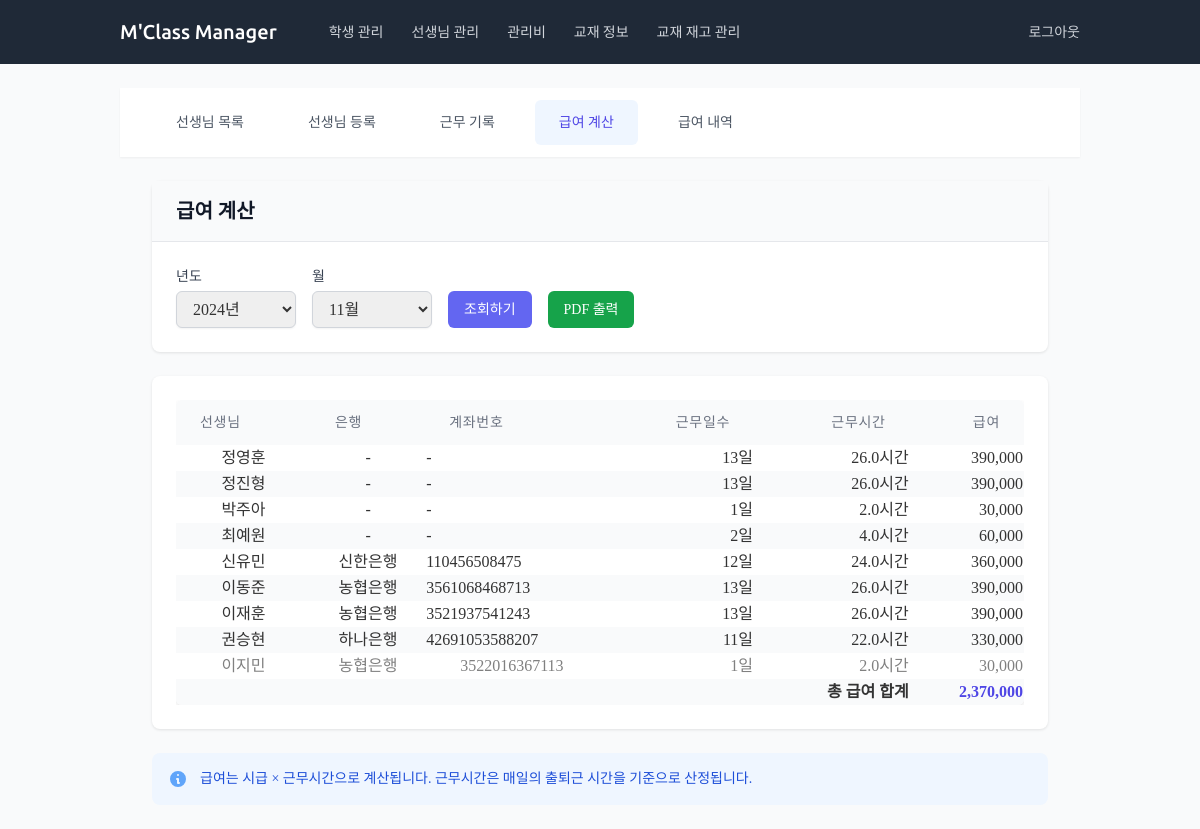
/teachers/salary/calculate/ (signed in), run on an earlier commit of the app's database.
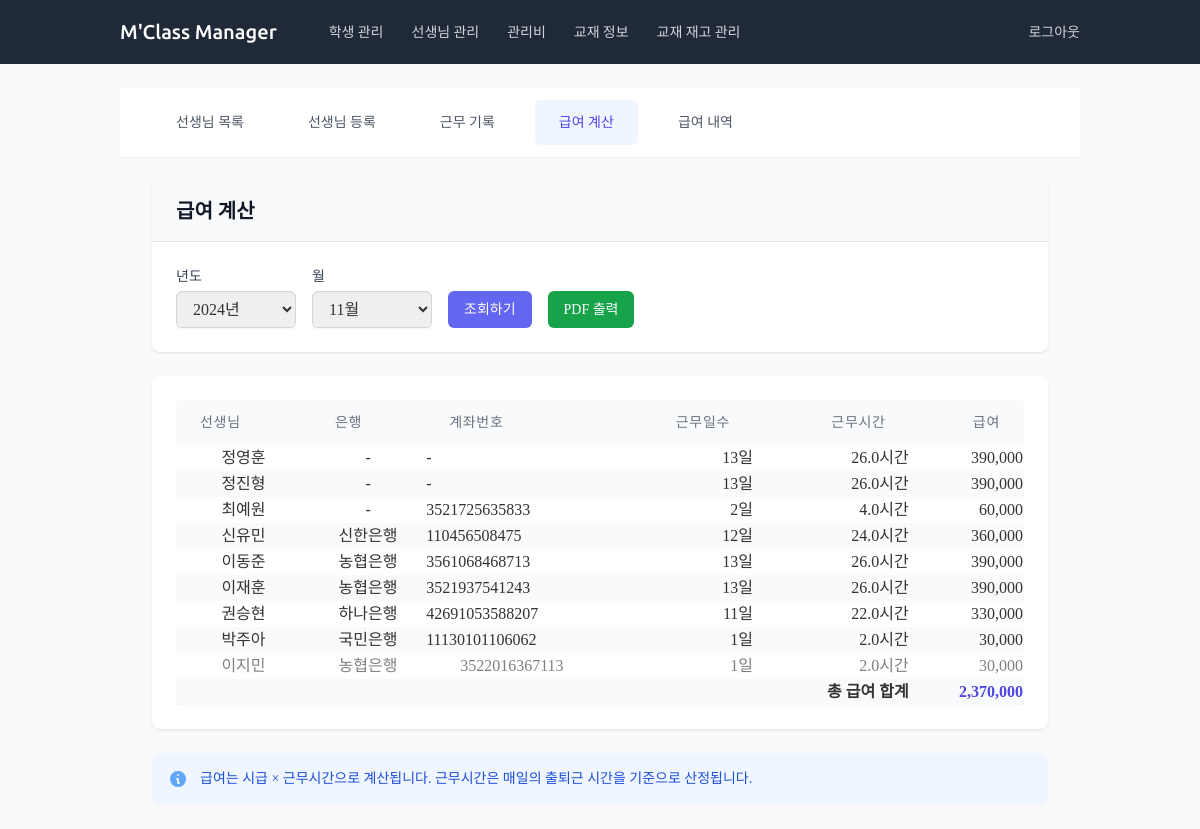
And on a later commit of the database.
### teachers/models.py (models this page shows, shortened)
class Teacher(models.Model):
    GENDER_CHOICES = [
        ('M', '남'),
        ('F', '여'),
    ]
    name = models.CharField(max_length=100, verbose_name='이름')
    phone_number = models.CharField(
        max_length=11,
        validators=[validate_phone_number],
        blank=True,
        null=True,
        verbose_name='전화번호'
    )
    email = models.EmailField(blank=True, null=True, verbose_name='이메일')
    gender = models.CharField(max_length=1, choices=GENDER_CHOICES, blank=True, null=True, verbose_name='성별')
    hire_date = models.DateField(blank=True, null=True, verbose_name='입사일')
    resignation_date = models.DateField(null=True, blank=True, verbose_name='퇴사일')
    bank = models.ForeignKey('common.Bank', on_delete=models.SET_NULL, blank=True, null=True, verbose_name='거래은행')
    account_number = models.CharField(max_length=20, blank=True, null=True, verbose_name='급여계좌')
    base_salary = models.IntegerField(blank=True, null=True, verbose_name='급여기준', default=15000)
    additional_salary = models.IntegerField(blank=True, null=True, verbose_name='추가급여', default=0)
    other_info = models.TextField(blank=True, null=True, verbose_name='기타')
    is_active = models.BooleanField(default=True, verbose_name="재직 중")
    extra_field1 = models.CharField(max_length=100, blank=True, null=True, verbose_name='예비1')
    extra_field2 = models.CharField(max_length=100, blank=True, null=True, verbose_name='예비2')
    extra_field3 = models.CharField(max_length=100, blank=True, null=True, verbose_name='예비3')
    extra_field4 = models.CharField(max_length=100, blank=True, null=True, verbose_name='예비4')
    class Meta:
        verbose_name = '교사'
        verbose_name_plural = '교사'

### common/models.py (models this page shows, shortened)
class Bank(models.Model):
    name = models.CharField(max_length=50, unique=True, verbose_name='은행명')
    class Meta:
        verbose_name = '은행'
        verbose_name_plural = '은행'

### teachers/views.py (the view)
# urls.py: path('salary/calculate/', views.SalaryCalculationView.as_view(), name='salary_calculation'),
class SalaryCalculationView(LoginRequiredMixin, View):
    def get(self, request):
        current_year = timezone.now().year
        current_month = timezone.now().month
        date_range = Attendance.objects.aggregate(
            min_date=Min('date'),
            max_date=Max('date')
        )
        if date_range['min_date'] and date_range['max_date']:
            start_year = date_range['min_date'].year
            end_year = date_range['max_date'].year
            years = range(start_year, end_year + 1)
        else:
            years = range(current_year, current_year + 1)
        year = int(request.GET.get('year', current_year))
        month = int(request.GET.get('month', current_month))
        start_date = datetime(year, month, 1)
        end_date = (start_date + timedelta(days=32)).replace(day=1) - timedelta(days=1)
        teachers = Teacher.objects.filter(attendance__date__range=[start_date, end_date]).distinct()
        salary_data = []
        for teacher in teachers:
            attendances = Attendance.objects.filter(
                teacher=teacher,
                date__range=[start_date, end_date]
            )
            total_work_hours = 0
            for attendance in attendances:
                if attendance.start_time and attendance.end_time:
                    start_datetime = datetime.combine(attendance.date, attendance.start_time)
                    end_datetime = datetime.combine(attendance.date, attendance.end_time)
                    if end_datetime < start_datetime:  # 자정을 넘긴 경우
                        end_datetime += timedelta(days=1)
                    work_hours = (end_datetime - start_datetime).total_seconds() / 3600
                    total_work_hours += work_hours
            total_work_hours = round(total_work_hours, 2)
            base_amount = int(teacher.base_salary * total_work_hours) if teacher.base_salary else 0
            additional_amount = int(teacher.additional_salary) if teacher.additional_salary else 0
            total_amount = base_amount + additional_amount
            salary_data.append({
                'teacher': teacher,
                'work_days': attendances.count(),
                'work_hours': total_work_hours,
                'total_amount': total_amount,
                'bank_name': teacher.bank.name if teacher.bank else '',
                'account_number': teacher.account_number,
            })
        total_salary = sum(data['total_amount'] for data in salary_data)
        months = range(1, 13)
        context = {
            'year': year,
            'month': month,
            'salary_data': salary_data,
            'years': sorted(list(years), reverse=True),  # 내림차순 정렬
            'months': months,
            'current_year': current_year,
            'current_month': current_month,
            'total_salary': total_salary,
        }
        return render(request, 'teachers/salary_calculation.html', context)

### teachers/templates/teachers/salary_calculation.html (shortened to what this page needs)
{% extends 'teachers/base_teachers.html' %}
{% load humanize %}
{% block teacher_content %}
<div class="space-y-6">
    <div class="content-card">
        <div class="card-header">
            <h1 class="text-xl font-semibold text-gray-900">급여 계산</h1>
        </div>
        <div class="card-body">
            <form method="get" class="flex flex-wrap gap-4 items-end">
                <div>
                    <label for="year" class="form-label">년도</label>
                    <select name="year" id="year" class="form-input min-w-[120px]">
                        {% for y in years %}
                            <option value="{{ y }}" {% if y == year %}selected{% endif %}>
                                {{ y }}년
                            </option>
                        {% endfor %}
                    </select>
                </div>
                <div>
                    <label for="month" class="form-label">월</label>
                    <select name="month" id="month" class="form-input min-w-[120px]">
                        {% for m in months %}
                            <option value="{{ m }}" {% if m == month %}selected{% endif %}>
                                {{ m }}월
                            </option>
                        {% endfor %}
                    </select>
                </div>
                <div>
                    <button type="submit" class="form-button">
                        조회하기
                    </button>
                </div>
                <a href="{% url 'teachers:salary_pdf_report' year=year month=month %}"
                   class="form-button bg-green-600 hover:bg-green-700"
                   target="_blank">
                    PDF 출력
                </a>
            </form>
        </div>
    </div>
    <div class="content-card">
        <div class="card-body">
            <div class="overflow-x-auto">
                <table class="content-table">
                    <thead>
                        <tr>
                            <th class="text-center">선생님</th>
                            <th class="text-center">은행</th>
                            <th class="text-center">계좌번호</th>
                            <th style="text-align: right;">근무일수</th>
                            <th style="text-align: right;">근무시간</th>
                            <th style="text-align: right;">급여</th>
                        </tr>
                    </thead>
                    <tbody>
                        {% for data in salary_data %}
                            {% if data.teacher.is_active %}
                                <tr class="hover:bg-gray-50">
                                    <td class="text-center">
                                        {{ data.teacher.name }}
                                    </td>
                                    <td class="text-center">{{ data.bank_name|default:"-" }}</td>
                                    <td>{{ data.account_number|default:"-" }}</td>
                                    <td style="text-align: right;">{{ data.work_days }}일</td>
                                    <td style="text-align: right;">{{ data.work_hours|floatformat:1 }}시간</td>
                                    <td style="text-align: right;">{{ data.total_amount|intcomma }}</td>
                                </tr>
                            {% endif %}
                        {% endfor %}
                        {% for data in salary_data %}
                            {% if not data.teacher.is_active %}
                                <tr class="hover:bg-gray-50 bg-red-100">
                                    <td class="text-center text-gray-500" style="color: gray;">
                                        {{ data.teacher.name }}
                                    </td>
                                    <td class="text-center text-gray-500" style="color: gray;">{{ data.bank_name|default:"-" }}</td>
                                    <td class="text-center text-gray-500" style="color: gray;">{{ data.account_number|default:"-" }}</td>
                                    <td style="text-align: right; color: gray;">{{ data.work_days }}일</td>
                                    <td style="text-align: right; color: gray;">{{ data.work_hours|floatformat:1 }}시간</td>
                                    <td style="text-align: right; color: gray;">{{ data.total_amount|intcomma }}</td>
                                </tr>
                            {% endif %}
                        {% endfor %}
                    </tbody>
                    <tfoot>
                        <tr class="bg-gray-50">
                            <td colspan="5" class="text-right font-semibold">
                                총 급여 합계
                            </td>
                            <td class="text-right font-semibold text-indigo-600" style="text-align: right;">
                                {{ total_salary|intcomma }}
                            </td>
                        </tr>
                    </tfoot>
                </table>
            </div>
        </div>
    </div>
    <div class="bg-blue-50 rounded-lg p-4">
        <div class="flex">
            <div class="flex-shrink-0">
                <svg class="h-5 w-5 text-blue-400" xmlns="http://www.w3.org/2000/svg" viewBox="0 0 20 20" fill="currentColor">
                    <path fill-rule="evenodd" d="M18 10a8 8 0 11-16 0 8 8 0 0116 0zm-7-4a1 1 0 11-2 0 1 1 0 012 0zM9 9a1 1 0 000 2v3a1 1 0 001 1h1a1 1 0 100-2v-3a1 1 0 00-1-1H9z" clip-rule="evenodd" />
                </svg>
            </div>
            <div class="ml-3 flex-1">
                <p class="text-sm text-blue-700">
                    급여는 시급 × 근무시간으로 계산됩니다. 근무시간은 매일의 출퇴근 시간을 기준으로 산정됩니다.
                </p>
            </div>
        </div>
    </div>
</div>
{% endblock %}

### teachers/templates/teachers/base_teachers.html (shortened to what this page needs)
{% extends 'base.html' %}
{% load static %}
{% block content %}
<div class="space-y-6">
    <div class="bg-white shadow-sm">
        <div class="container">
            <nav class="flex space-x-4 overflow-x-auto py-3" aria-label="Teachers">
                <a href="{% url 'teachers:teacher_list' %}"
                   class="nav-link {% if request.resolver_match.url_name == 'teacher_list' %}active{% endif %}">
                    선생님 목록
                </a>
                <a href="{% url 'teachers:teacher_create' %}"
                   class="nav-link {% if request.resolver_match.url_name == 'teacher_create' %}active{% endif %}">
                    선생님 등록
                </a>
                <a href="{% url 'teachers:attendance_create' %}"
                   class="nav-link {% if request.resolver_match.url_name == 'attendance_create' %}active{% endif %}">
                    근무 기록
                </a>
                <a href="{% url 'teachers:salary_calculation' %}"
                   class="nav-link {% if request.resolver_match.url_name == 'salary_calculation' %}active{% endif %}">
                    급여 계산
                </a>
                <a href="{% url 'teachers:salary_table' %}"
                   class="nav-link {% if request.resolver_match.url_name == 'salary_table' %}active{% endif %}">
                    급여 내역
                </a>
            </nav>
        </div>
    </div>
    <div class="container">
        {% block teacher_content %}{% endblock %}
    </div>
</div>
{% endblock %}

### templates/base.html (shortened to what this page needs)
<!DOCTYPE html>
<html lang="ko">
<head>
    <script src="https://cdn.tailwindcss.com"></script>
    {% load static %}
    <link rel="stylesheet" href="{% static 'css/custom.css' %}">
</head>
<body class="bg-gray-50">
    {% if user.is_authenticated %}
    <nav class="bg-gray-800 text-white">
        <div class="container">
            <div class="flex items-center justify-between h-16">
                <div class="flex items-center">
                    <a href="{% url 'index' %}" class="font-medium text-xl font-ubuntu">
                        M'Class Manager
                    </a>
                    <div class="hidden md:block ml-10">
                        <a href="{% url 'students:student_list' %}" class="text-gray-300 hover:text-white px-3 py-2 rounded-md text-sm font-medium font-ubuntu">학생 관리</a>
                        <a href="{% url 'teachers:teacher_list' %}" class="text-gray-300 hover:text-white px-3 py-2 rounded-md text-sm font-medium font-ubuntu">선생님 관리</a>
                        <a href="{% url 'maintenance:create' %}" class="text-gray-300 hover:text-white px-3 py-2 rounded-md text-sm font-medium font-ubuntu">관리비</a>
                        <a href="{% url 'books:book_list' %}" class="text-gray-300 hover:text-white px-3 py-2 rounded-md text-sm font-medium font-ubuntu">교재 정보</a>
                        <a href="{% url 'bookstore:stock_list' %}" class="text-gray-300 hover:text-white px-3 py-2 rounded-md text-sm font-medium font-ubuntu">교재 재고 관리</a>
                    </div>
                </div>
                <div>
                    <form method="post" action="{% url 'logout' %}" class="inline">
                        <button type="submit" class="text-gray-300 hover:text-white text-sm font-medium font-ubuntu">
                            로그아웃
                        </button>
                    </form>
                </div>
            </div>
        </div>
    </nav>
    {% endif %}
    <main class="py-6">
        <div class="container">
            {% block content %}{% endblock %}
        </div>
    </main>
</body>
</html>

What changed in the data, as far as the page shows it:
changed Teacher "최예원": account_number "-" → "3521725635833"
changed Teacher "박주아": bank_name "-" → "국민은행"; account_number "-" → "11130101106062"; moves down the list
